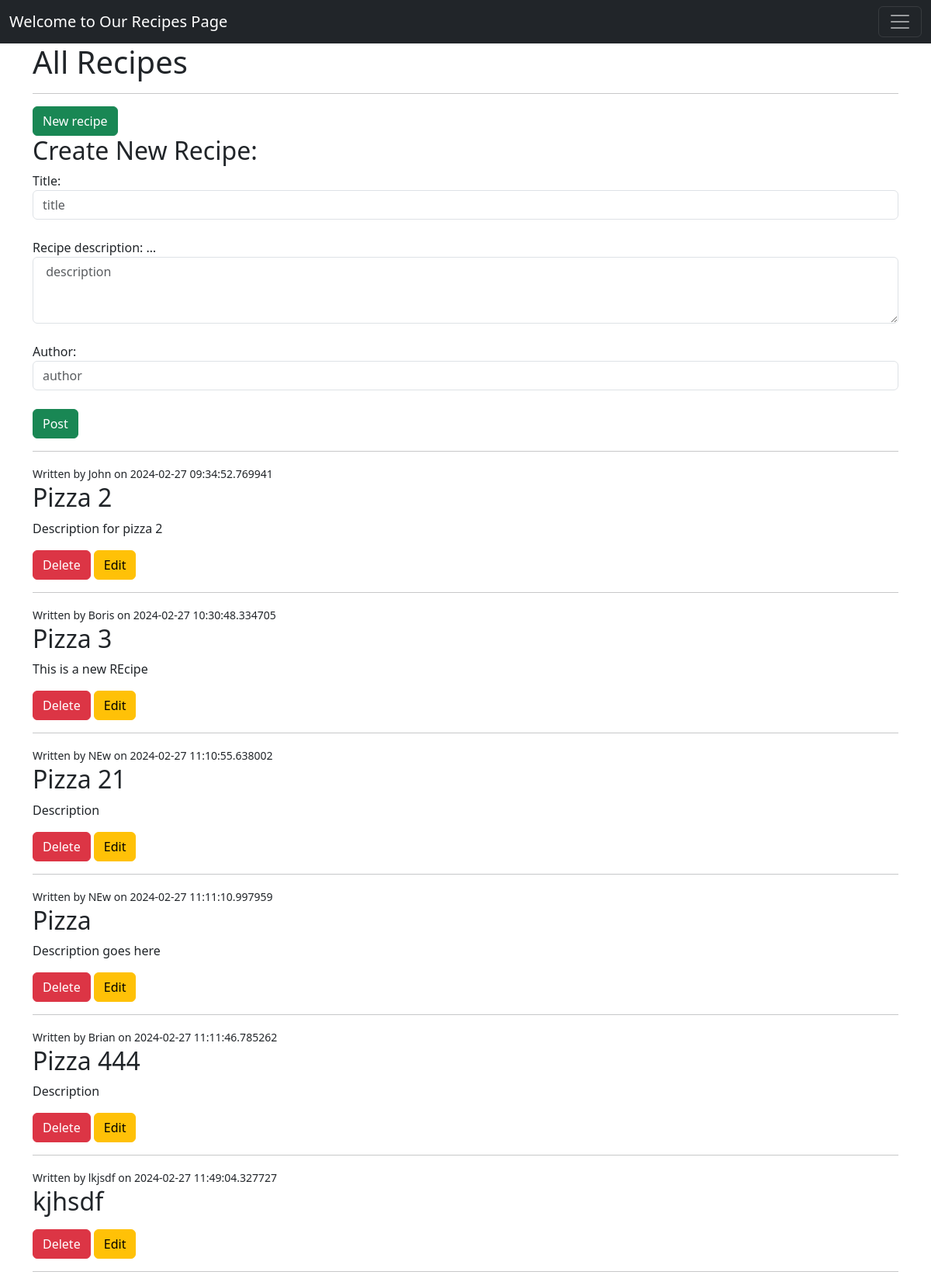
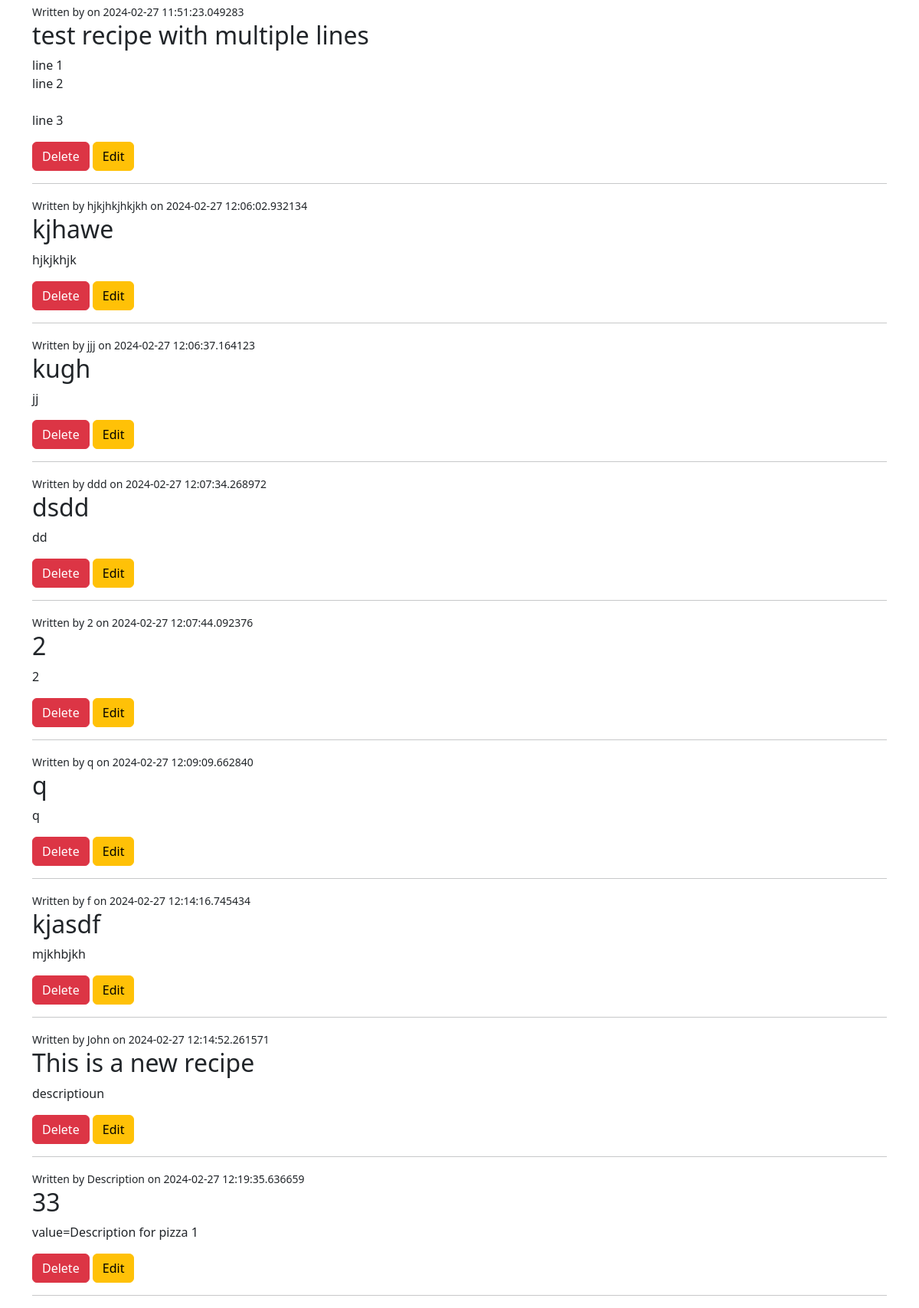
Page /recipes on the committed database (2 pictures, top to bottom).
### main.py (models this page shows, shortened)
class Recipe(db.Model):
    __tablename__ = "recipies"
    id = db.Column(db.Integer, primary_key=True)
    title = db.Column(db.String(100), nullable=False, unique=True)
    description = db.Column(db.Text, nullable=False)
    author = db.Column(db.String(50), nullable=False)
    date_posted = db.Column(db.DateTime, nullable=False, default=datetime.utcnow)

### main.py (the view)
@app.route("/recipes", methods=["GET", "POST"])
def recipes():
    if request.method == "POST":
        recipe_title = request.form["title"]
        recipe_description = request.form["description"]
        recipe_author = request.form["author"]
        new_recipe = Recipe(title=recipe_title, description=recipe_description, author=recipe_author)
        db.session.add(new_recipe)
        db.session.commit()
        return redirect("/recipes")
    else:
        all_recipes = Recipe.query.all()
        return render_template('recipes.html', recipes=all_recipes)

### templates/recipes.html (shortened to what this page needs)
{% extends 'base.html' %}
{% block body %}
<h1>All Recipes</h1>
<hr>
<a class="btn btn-success float-right" href="/recipe/new/">New recipe</a>
<h2>Create New Recipe: </h2>
<form action='/recipes' method='POST'>
  Title: <input class="form-control" type='text' name='title'  id='title' placeholder="title"><br>
  <label for=”description”>Recipe description: … </label>
  <textarea class="form-control" name='description'  id='description' placeholder=" description" rows="3"></textarea><br>
  Author: <input class="form-control" type='text' name='author'  id='author' placeholder="author"><br>
  <input class="btn btn-success" type='submit' value='Post'>
</form>
<hr>
{% for recipe in recipes %}
<small>Written by {{ recipe.author }} on {{ recipe.date_posted }}</small>
<h2>{{ recipe.title }}</h2>
<p style="white-space: pre-wrap">{{ recipe.description }}</p>
<a class="btn btn-danger" href="/recipes/delete/{{ recipe.id }}">Delete</a> <a class="btn btn-warning" href="/recipes/edit/{{ recipe.id }}/">Edit</a>
<hr/>
{% endfor %}
{% endblock %}

### templates/base.html (shortened to what this page needs)
<!DOCTYPE html>
<html lang="en">
<head>
    <link rel="stylesheet" href="/static/css/main.css">
    <link href="https://cdn.jsdelivr.net/npm/bootstrap@5.3.3/dist/css/bootstrap.min.css" rel="stylesheet">
    <link rel="stylesheet" href="{{ url_for('static', filename='css/main.css') }}">
</head>
<body>
    <body>
        <nav class="navbar navbar-dark bg-dark" aria-label="First navbar example">
          <div class="container-fluid">
            <a class="navbar-brand" href="/">Welcome to Our Recipes Page</a>
            <button class="navbar-toggler" type="button" data-bs-toggle="collapse" data-bs-target="#navbarsExample01" aria-controls="navbarsExample01" aria-expanded="false" aria-label="Toggle navigation">
              <span class="navbar-toggler-icon"></span>
            </button>
          </div>
        </nav>
    <div class="container">
    {% block body %} {% endblock %}
    </div>
</body>
</html>

### static/css/main.css (style rules this page uses)
body { background-image: url('/static/i/pexels-lukas-616401.jpg'); background-repeat: no-repeat; background-size: cover; }

### rows in the picture
Recipe: author "John", date_posted "2024-02-27 09:34:52.769941", title "Pizza 2", description "Description for pizza 2"
Recipe: author "Boris", date_posted "2024-02-27 10:30:48.334705", title "Pizza 3", description "This is a new REcipe"
Recipe: author "NEw", date_posted "2024-02-27 11:10:55.638002", title "Pizza 21", description "Description"
Recipe: author "NEw", date_posted "2024-02-27 11:11:10.997959", title "Pizza", description "Description goes here"
Recipe: author "Brian", date_posted "2024-02-27 11:11:46.785262", title "Pizza 444", description "Description"
Recipe: author "lkjsdf", date_posted "2024-02-27 11:49:04.327727", title "kjhsdf"
Recipe: date_posted "2024-02-27 11:51:23.049283", title "test recipe with multiple lines", description "line 1 line 2 line 3"
Recipe: author "hjkjhkjhkjkh", date_posted "2024-02-27 12:06:02.932134", title "kjhawe", description "hjkjkhjk"
Recipe: author "jjj", date_posted "2024-02-27 12:06:37.164123", title "kugh", description "jj"
Recipe: author "ddd", date_posted "2024-02-27 12:07:34.268972", title "dsdd", description "dd"
Recipe: author "2", date_posted "2024-02-27 12:07:44.092376", title "2", description "2"
Recipe: author "q", date_posted "2024-02-27 12:09:09.662840", title "q", description "q"
Recipe: author "f", date_posted "2024-02-27 12:14:16.745434", title "kjasdf", description "mjkhbjkh"
Recipe: author "John", date_posted "2024-02-27 12:14:52.261571", title "This is a new recipe", description "descriptioun"
Recipe: author "Description", date_posted "2024-02-27 12:19:35.636659", title "33", description "value=Description for pizza 1"
